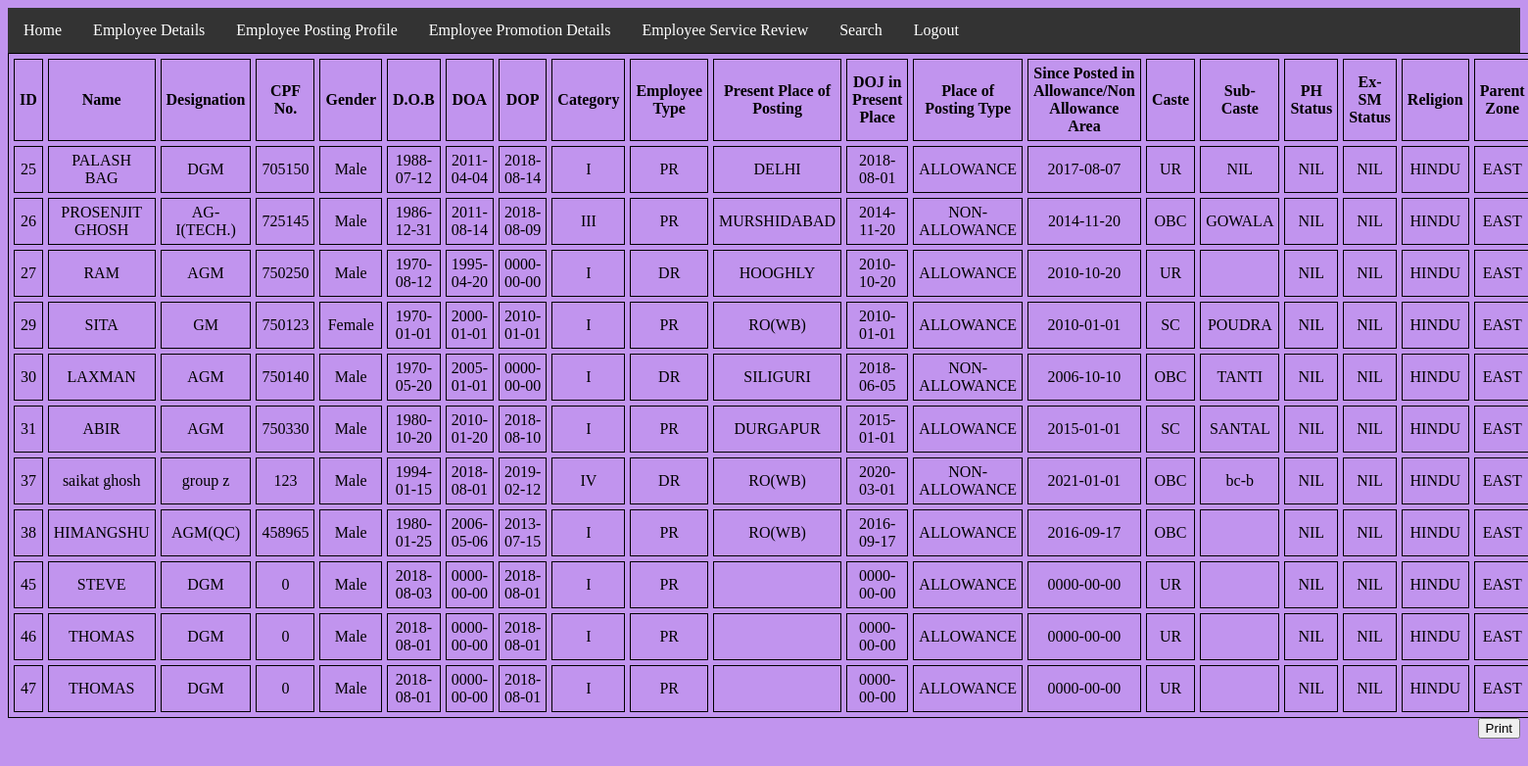
The page /view.php (signed in) on the database its author committed.
### tables this page shows
CREATE TABLE `emp_tb` (
  `id` int(50) NOT NULL,
  `name` varchar(70) NOT NULL,
  `designation` varchar(50) NOT NULL,
  `cpf` int(50) NOT NULL,
  `gender` varchar(50) NOT NULL,
  `dob` date NOT NULL,
  `doa` date NOT NULL,
  `dop` date NOT NULL,
  `category` varchar(50) NOT NULL,
  `employee_type` varchar(50) NOT NULL,
  `office_name` varchar(50) NOT NULL,
  `doj_oname` date NOT NULL,
  `post_type` varchar(50) NOT NULL,
  `doj_postarea` date NOT NULL,
  `caste` varchar(50) NOT NULL,
  `subcaste` varchar(50) NOT NULL,
  `ph_status` varchar(50) NOT NULL,
  `exsm_status` varchar(50) NOT NULL,
  `religion` varchar(50) NOT NULL,
  `p_zone` varchar(50) NOT NULL,
  `c_zone` varchar(50) NOT NULL,
  `c_region` varchar(50) NOT NULL,
  `edu_quali` varchar(50) NOT NULL,
  `dor` date NOT NULL,
  `remarks` varchar(100) NOT NULL
);

### view.php (the view, shortened to what this page needs)
<?php
 if ($_SESSION['uname']==true && $_SESSION['u_type']=="s_user")
{
	include 's_menu.php';
}
else {
	include 'n_menu.php';
}
?>
<?php
if($_SESSION['uname']==true && ($_SESSION['u_type']=="s_user" ||$_SESSION['u_type']=="n_user") )
{
	?>
<html>
<head>
</head>
<body>
<?php
$servername = "localhost";
$username = "root";
$password = "";
$dbname = "emp_db";
$conn = new mysqli($servername, $username, $password, $dbname);
$sql = "select * from emp_tb";
$result = $conn->query($sql);
if ($result->num_rows > 0)
 {
    echo "<table cellpadding=5 cellspacing=5><tr><th>ID</th><th>Name</th><th>Designation</th><th>CPF No.</th><th>Gender</th><th>D.O.B</th><th>DOA</th><th>DOP</th>
	<th>Category</th><th>Employee Type</th><th>Present Place of Posting</th><th>DOJ in Present Place</th><th>Place of Posting Type</th>
	<th>Since Posted in Allowance/Non Allowance Area</th><th>Caste</th><th>Sub-Caste</th><th>PH Status</th><th>Ex-SM Status</th><th>Religion</th>
	<th>Parent Zone</th><th>Current Zone</th><th>Current Region</th><th>Educational Qualification</th><th>Date of Retirement</th><th>Remarks</th><th colspan=2>Action</th></tr>";
    while($row = $result->fetch_assoc())
	{
		?>
 <td align="center"><?php echo $row["id"]; ?></td>
 <td align="center"><?php echo $row["name"]; ?></td>
 <td align="center"><?php echo $row["designation"];?></td>
 <td align="center"><?php echo $row["cpf"];?></td>
 <td align="center"><?php echo $row["gender"];?></td>
 <td align="center"><?php echo $row["dob"]; ?></td>
 <td align="center"><?php echo $row["doa"]; ?></td>
 <td align="center"><?php echo $row["dop"];?></td>
 <td align="center"><?php echo $row["category"];?></td>
 <td align="center"><?php echo $row["employee_type"];?></td>
 <td align="center"><?php echo $row["office_name"]; ?></td>
 <td align="center"><?php echo $row["doj_oname"]; ?></td>
 <td align="center"><?php echo $row["post_type"];?></td>
 <td align="center"><?php echo $row["doj_postarea"];?></td>
 <td align="center"><?php echo $row["caste"];?></td>
 <td align="center"><?php echo $row["subcaste"]; ?></td>
 <td align="center"><?php echo $row["ph_status"]; ?></td>
 <td align="center"><?php echo $row["exsm_status"];?></td>
 <td align="center"><?php echo $row["religion"];?></td>
 <td align="center"><?php echo $row["p_zone"];?></td>
         <?php
    }
    echo "</table>";
 } else
  {
      echo "0 results";
  }
?>
<?php
}
else
{
	echo "Sorry! Please Login first with proper Username & Password<a href=login1.php>Login</a>";
}
?>
<tr><td><button onclick="window.print()">Print	</button></td></tr>
</html>

### n_menu.php (shortened to what this page needs)
<html>
<head>
<link rel="stylesheet" type="text/css" href="style.css">
</head>
<body bgcolor="#C194EE"  size=" 100% 100%";>
<div align="right">
<?php
if($_SESSION['uname']==true && $_SESSION['u_type']= "n_user" )
{
?>
<ul>
  <li><a href="n_menu.php">Home</a></li>
  <li class="dropdown">
    <a href="javascript:void(0)" class="dropbtn">Employee Details</a>
  </li>
  <li class="dropdown">
    <a href="javascript:void(0)" class="dropbtn">Employee Posting Profile</a>
	<li class="dropdown">
    <a href="javascript:void(0)" class="dropbtn">Employee Promotion Details</a>
	<li class="dropdown">
    <a href="javascript:void(0)" class="dropbtn">Employee Service Review</a>
	<li class="dropdown">
    <a href="javascript:void(0)" class="dropbtn">Search</a>
	<li><a href="logout.php">Logout</a></li>
</ul>
<?php
}
else
{
	echo "Sorry! Please Login first with proper Username & Password<a href=Login1.php>Login</a>";
}
?>
</body>
</html>

### style.css (style rules this page uses)
ul { list-style-type: none; margin: 0; padding: 0; overflow: hidden; background-color: #333; }
li { float: left; }
li a, .dropbtn { display: inline-block; color: white; text-align: center; padding: 14px 16px; text-decoration: none; }
li.dropdown { display: inline-block; }

### view.php (style rules this page uses)
table, th, td { border: 1px solid black; }

### rows shown on the page
emp_tb: id "25", name "PALASH BAG", designation "DGM", cpf "705150", gender "Male", dob "1988-07-12", doa "2011-04-04", dop "2018-08-14", category "I", employee_type "PR", office_name "DELHI", doj_oname "2018-08-01", post_type "ALLOWANCE", doj_postarea "2017-08-07", caste "UR", subcaste "NIL", ph_status "NIL", exsm_status "NIL", religion "HINDU", p_zone "EAST"
emp_tb: id "26", name "PROSENJIT GHOSH", designation "AG-I(TECH.)", cpf "725145", gender "Male", dob "1986-12-31", doa "2011-08-14", dop "2018-08-09", category "III", employee_type "PR", office_name "MURSHIDABAD", doj_oname "2014-11-20", post_type "NON-ALLOWANCE", doj_postarea "2014-11-20", caste "OBC", subcaste "GOWALA", ph_status "NIL", exsm_status "NIL", religion "HINDU", p_zone "EAST"
emp_tb: id "27", name "RAM", designation "AGM", cpf "750250", gender "Male", dob "1970-08-12", doa "1995-04-20", dop "0000-00-00", category "I", employee_type "DR", office_name "HOOGHLY", doj_oname "2010-10-20", post_type "ALLOWANCE", doj_postarea "2010-10-20", caste "UR", ph_status "NIL", exsm_status "NIL", religion "HINDU", p_zone "EAST"
emp_tb: id "29", name "SITA", designation "GM", cpf "750123", gender "Female", dob "1970-01-01", doa "2000-01-01", dop "2010-01-01", category "I", employee_type "PR", office_name "RO(WB)", doj_oname "2010-01-01", post_type "ALLOWANCE", doj_postarea "2010-01-01", caste "SC", subcaste "POUDRA", ph_status "NIL", exsm_status "NIL", religion "HINDU", p_zone "EAST"
emp_tb: id "30", name "LAXMAN", designation "AGM", cpf "750140", gender "Male", dob "1970-05-20", doa "2005-01-01", dop "0000-00-00", category "I", employee_type "DR", office_name "SILIGURI", doj_oname "2018-06-05", post_type "NON-ALLOWANCE", doj_postarea "2006-10-10", caste "OBC", subcaste "TANTI", ph_status "NIL", exsm_status "NIL", religion "HINDU", p_zone "EAST"
emp_tb: id "31", name "ABIR", designation "AGM", cpf "750330", gender "Male", dob "1980-10-20", doa "2010-01-20", dop "2018-08-10", category "I", employee_type "PR", office_name "DURGAPUR", doj_oname "2015-01-01", post_type "ALLOWANCE", doj_postarea "2015-01-01", caste "SC", subcaste "SANTAL", ph_status "NIL", exsm_status "NIL", religion "HINDU", p_zone "EAST"
emp_tb: id "37", name "saikat ghosh", designation "group z", cpf "123", gender "Male", dob "1994-01-15", doa "2018-08-01", dop "2019-02-12", category "IV", employee_type "DR", office_name "RO(WB)", doj_oname "2020-03-01", post_type "NON-ALLOWANCE", doj_postarea "2021-01-01", caste "OBC", subcaste "bc-b", ph_status "NIL", exsm_status "NIL", religion "HINDU", p_zone "EAST"
emp_tb: id "38", name "HIMANGSHU", designation "AGM(QC)", cpf "458965", gender "Male", dob "1980-01-25", doa "2006-05-06", dop "2013-07-15", category "I", employee_type "PR", office_name "RO(WB)", doj_oname "2016-09-17", post_type "ALLOWANCE", doj_postarea "2016-09-17", caste "OBC", ph_status "NIL", exsm_status "NIL", religion "HINDU", p_zone "EAST"
emp_tb: id "45", name "STEVE", designation "DGM", cpf "0", gender "Male", dob "2018-08-03", doa "0000-00-00", dop "2018-08-01", category "I", employee_type "PR", doj_oname "0000-00-00", post_type "ALLOWANCE", doj_postarea "0000-00-00", caste "UR", ph_status "NIL", exsm_status "NIL", religion "HINDU", p_zone "EAST"
emp_tb: id "46", name "THOMAS", designation "DGM", cpf "0", gender "Male", dob "2018-08-01", doa "0000-00-00", dop "2018-08-01", category "I", employee_type "PR", doj_oname "0000-00-00", post_type "ALLOWANCE", doj_postarea "0000-00-00", caste "UR", ph_status "NIL", exsm_status "NIL", religion "HINDU", p_zone "EAST"
emp_tb: id "47", name "THOMAS", designation "DGM", cpf "0", gender "Male", dob "2018-08-01", doa "0000-00-00", dop "2018-08-01", category "I", employee_type "PR", doj_oname "0000-00-00", post_type "ALLOWANCE", doj_postarea "0000-00-00", caste "UR", ph_status "NIL", exsm_status "NIL", religion "HINDU", p_zone "EAST"
